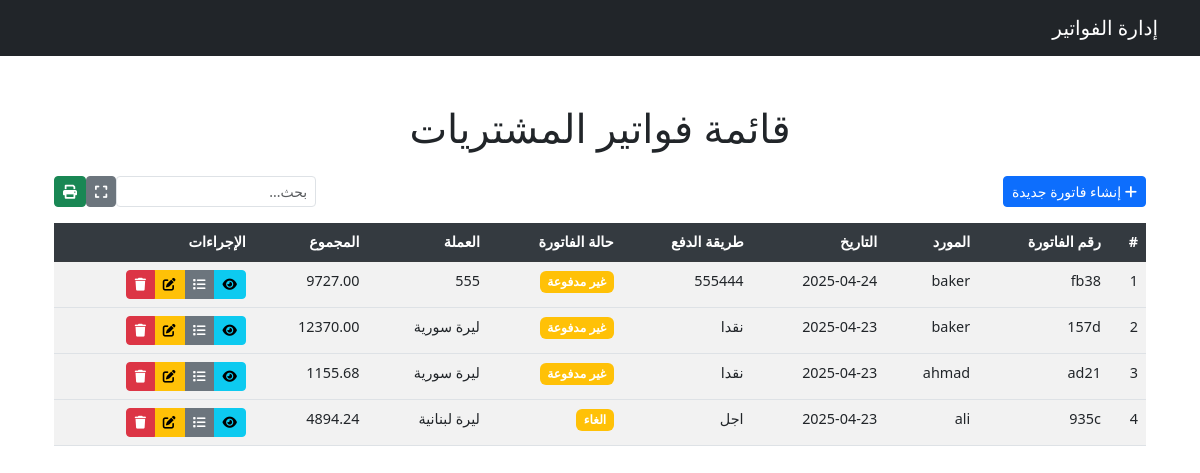
Screenshot of /invoice/purchase/ with the database file from the repository.
### invoice/models.py (models this page shows, shortened)
class Purchase(models.Model):
    date = models.DateField(verbose_name='التاريخ', editable=True)
    supplier = models.ForeignKey(User, on_delete=models.SET_NULL, null=True, blank=True, verbose_name=_("المورد"))
    supplier_phone = models.CharField(max_length=20, blank=True, null=True, verbose_name=_("رقم الهاتف"))
    purchase_address = models.TextField(blank=True, null=True, verbose_name=_("العنوان"))
    receiving_method = models.CharField(max_length=255, blank=True, null=True, verbose_name=_("طريقة الاستلام"))
    receiving_number = models.CharField(max_length=255, blank=True, null=True, verbose_name=_("رقم الاستلام"))
    payment_method = models.ForeignKey('Payment_method', on_delete=models.SET_NULL, null=True, blank=True, verbose_name=_("طريقة الدفع"))
    notes = models.TextField(blank=True, null=True, verbose_name=_("ملاحظات"))
    currency = models.ForeignKey('Currency', on_delete=models.SET_NULL, null=True, blank=True, verbose_name=_("العملة"))
    purchase_date = models.DateField(blank=True, null=True, verbose_name=_("تاريخ الشراء"))
    purchase_type = models.CharField(max_length=100, blank=True, null=True, verbose_name=_("نوع الشراء"))
    status = models.ForeignKey('Status', on_delete=models.SET_NULL, null=True, blank=True, verbose_name=_("حالة الفاتورة"))
    due_date = models.DateField(blank=True, null=True, verbose_name=_("تاريخ الاستحقاق"))
    total_amount = models.DecimalField(max_digits=12, decimal_places=2, default=0.0, verbose_name=_("المجموع الكلي"))
    global_discount = models.DecimalField(max_digits=12, decimal_places=2, default=0, verbose_name=_("الخصم العام"))
    global_addition = models.DecimalField(max_digits=12, decimal_places=2, default=0, verbose_name=_("الإضافة العامة"))
    global_tax = models.DecimalField(max_digits=5, decimal_places=2, default=0, verbose_name=_("الضريبة العامة (%)"))
    uniqueId = models.CharField(null=True, blank=True, max_length=100, verbose_name=_("الرقم المسلسل"))
    slug = models.SlugField(max_length=225, unique=True, blank=True, null=True)
    date_created = models.DateTimeField(blank=True, null=True)
    last_updated = models.DateTimeField(blank=True, null=True)
    class Meta:
        verbose_name = _("فاتورة شراء")
        verbose_name_plural = _("فواتير الشراء")
    @property
    def subtotal(self):
        return sum(item.total for item in self.items.all()) if hasattr(self, 'items') else 0
    @property
    def taxable_amount(self):
        return self.subtotal
    @property
    def tax_amount(self):
        return (self.taxable_amount * (self.global_tax / 100)) if self.global_tax else 0
    @property
    def after_tax(self):
        return self.taxable_amount + self.tax_amount
    @property
    def final_total(self):
        return self.after_tax + (self.global_addition or 0) - (self.global_discount or 0)

class Payment_method(models.Model):
    payment_method_name = models.CharField(max_length=255, blank=True, verbose_name=_("طريقة الدفع"))
    payment_method_notes = models.TextField(blank=True, verbose_name=_("البيان"))
    uniqueId = models.UUIDField(default=uuid4, editable=False, unique=True, verbose_name=_("الرقم المسلسل"))
    slug = models.SlugField(max_length=225, unique=True, blank=True, null=True)
    date_created = models.DateTimeField(auto_now_add=True)
    last_updated = models.DateTimeField(auto_now=True)
    class Meta:
        verbose_name = _('طريقة الدفع')
        verbose_name_plural = _('طرق الدفع')

class Status(models.Model):
    status_types = models.CharField(max_length=255, verbose_name=_("حالة الفاتورة"))
    status_description = models.TextField(blank=True, null=True, verbose_name=_("الوصف"))
    uniqueId = models.UUIDField(default=uuid4, editable=False, unique=True, verbose_name=_("الرقم المسلسل"))
    slug = models.SlugField(max_length=225, unique=True, blank=True, null=True)
    date_created = models.DateTimeField(auto_now_add=True)
    last_updated = models.DateTimeField(auto_now=True)
    class Meta:
        verbose_name = _('حالة الفاتورة')
        verbose_name_plural = _('حالات الفواتير')

class Currency(models.Model):
    currency_name = models.CharField(max_length=100, verbose_name=_("العملة"))
    description = models.TextField(blank=True, null=True, verbose_name=_("البيان"))
    class Meta:
        verbose_name = _('العملة')
        verbose_name_plural = _('العملات')

class PurchaseItem(models.Model):
    purchase = models.ForeignKey('Purchase', on_delete=models.CASCADE, related_name='items', verbose_name=_("فاتورة الشراء"))
    item_name = models.CharField(max_length=255, verbose_name=_("اسم الصنف"))
    quantity = models.PositiveIntegerField(verbose_name=_("الكمية"))
    unit_price = models.DecimalField(max_digits=10, decimal_places=2, verbose_name=_("سعر الوحدة"))
    total = models.DecimalField(max_digits=10, decimal_places=2, default=0.0, verbose_name=_("المجموع"))
    barcodes = models.ManyToManyField('Barcode', through='PurchaseItemBarcode', verbose_name=_("الباركودات"))
    image = models.ImageField(upload_to='invoice_items/%y/%m/%d/', max_length=100 , blank=True, null=True, verbose_name=_("الصورة"))
    class Meta:
        verbose_name = _('عنصر فاتورة الشراء')
        verbose_name_plural = _('عناصر فواتير الشراء')

### invoice/views.py (the view)
# urls.py: path('purchase/', PurchaseListView.as_view(), name='purchase_list'),
class PurchaseListView(ListView):
    model = Purchase
    template_name = 'purchase/purchase_list.html'
    context_object_name = 'purchases'
    paginate_by = 4
    def get_queryset(self):
        return Purchase.objects.select_related(
            'supplier',
            'payment_method',
            'currency',
            'status'
        ).prefetch_related(
            Prefetch(
                'items',
                queryset=PurchaseItem.objects.prefetch_related(
                    Prefetch(
                        'purchaseitembarcode_set',
                        queryset=PurchaseItemBarcode.objects.select_related('barcode'),
                        to_attr='all_barcodes'
                    )
                )
            )
        ).order_by('-date_created')
    def get_context_data(self, **kwargs):
        context = super().get_context_data(**kwargs)
        context['total_amount'] = Purchase.objects.aggregate(
            Sum('total_amount')
        )['total_amount__sum'] or 0
        current_page_purchases = context['purchases']
        context['page_total'] = sum(
            purchase.total_amount for purchase in current_page_purchases
        ) if current_page_purchases else 0
        return context

### templates/purchase/purchase_list.html (shortened to what this page needs)
{% extends 'base.html' %}
{% block content %}
<div class="container-fluid mt-5">
    <h1 class="mb-4 text-center">قائمة فواتير المشتريات</h1>
    <div class="d-flex justify-content-between align-items-center mb-3">
        <a href="{% url 'purchase_create' %}" class="btn btn-primary btn-sm">
            <i class="fas fa-plus"></i> إنشاء فاتورة جديدة
        </a>
        <div class="d-flex align-items-center">
            <input type="text" id="searchInput" class="form-control form-control-sm mr-2" style="width: 200px;" placeholder="بحث...">
            <button id="expandAll" class="btn btn-secondary btn-sm mr-2" title="فتح/إغلاق جميع التفاصيل">
                <i class="fas fa-expand"></i>
            </button>
            <button id="printAll" class="btn btn-success btn-sm mr-2" title="طباعة الكشف">
                <i class="fas fa-print"></i>
            </button>
        </div>
    </div>
    <div class="table-responsive">
        <table class="table table-striped table-hover" id="purchasesTable">
            <thead class="table-dark">
                <tr>
                    <th>#</th>
                    <th>رقم الفاتورة</th>
                    <th>المورد</th>
                    <th>التاريخ</th>
                    <th>طريقة الدفع</th>
                    <th>حالة الفاتورة</th>
                    <th>العملة</th>
                    <th>المجموع</th>
                    <th>الإجراءات</th>
                </tr>
            </thead>
            <tbody>
                {% for purchase in purchases %}
                <tr data-purchase-id="{{ purchase.id }}" class="purchase-row">
                    <td>{{ forloop.counter }}</td>
                    <td>
                        <span class="copy-invoice" data-invoice="{{ purchase.uniqueId }}" title="نسخ رقم الفاتورة">
                            {{ purchase.uniqueId }}
                        </span>
                    </td>
                    <td>{{ purchase.supplier.username }}</td>
                    <td>{{ purchase.date_created|date:"Y-m-d" }}</td>
                    <td>{{ purchase.payment_method.payment_method_name }}</td>
                    <td>
                        <span class="badge {% if purchase.status.status_types == 'مدفوعة' %}bg-success{% else %}bg-warning{% endif %}">
                            {{ purchase.status.status_types|default:"غير مدفوعة" }}
                        </span>
                    </td>
                    <td>{{ purchase.currency.currency_name }}</td>
                    <td>{{ purchase.final_total|floatformat:2 }}</td>
                    <td>
                        <div class="btn-group" role="group">
                            <a href="{% url 'purchase_detail' purchase.pk %}" class="btn btn-sm btn-info" title="عرض التفاصيل">
                                <i class="fas fa-eye"></i>
                            </a>
                            <button type="button" class="btn btn-sm btn-secondary toggle-details" data-purchase-id="{{ purchase.id }}" title="عرض التفاصيل السريعة">
                                <i class="fas fa-list"></i>
                            </button>
                            <a href="{% url 'purchase_update' purchase.pk %}" class="btn btn-sm btn-warning" title="تعديل">
                                <i class="fas fa-edit"></i>
                            </a>
                            <a href="{% url 'purchase_delete' purchase.pk %}" class="btn btn-sm btn-danger btn-delete" title="حذف">
                                <i class="fas fa-trash"></i>
                            </a>
                        </div>
                    </td>
                </tr>
                {% empty %}
                <tr>
                    <td colspan="9" class="text-center">لا توجد فواتير لعرضها.</td>
                </tr>
                {% endfor %}
            </tbody>
        </table>
    </div>
</div>
<link rel="stylesheet" href="https://cdnjs.cloudflare.com/ajax/libs/font-awesome/6.0.0/css/all.min.css">
<link rel="stylesheet" href="https://cdn.jsdelivr.net/npm/toastify-js/src/toastify.min.css">
<link rel="stylesheet" href="https://cdn.jsdelivr.net/npm/sweetalert2@11/dist/sweetalert2.min.css">
{% endblock %}

### templates/purchase/purchase_list.html (style rules this page uses)
.table { font-size: 0.9rem; }
.table th { white-space: nowrap; background-color: #343a40; color: white; position: sticky; top: 0; z-index: 10; }
.badge { font-size: 0.85em; padding: 0.4em 0.6em; }
.btn-group .btn { padding: 0.25rem 0.5rem; font-size: 0.8rem; }
.copy-invoice { cursor: pointer; transition: all 0.2s; }

### rows the page displays
Purchase: uniqueId "fb38", supplier.username "baker", date_created "2025-04-24", payment_method.payment_method_name "555444", status.status_types "غير مدفوعة", currency.currency_name "555", final_total "9727.00"
Purchase: uniqueId "157d", supplier.username "baker", date_created "2025-04-23", payment_method.payment_method_name "نقدا", status.status_types "غير مدفوعة", currency.currency_name "ليرة سورية", final_total "12370.00"
Purchase: uniqueId "ad21", supplier.username "ahmad", date_created "2025-04-23", payment_method.payment_method_name "نقدا", status.status_types "غير مدفوعة", currency.currency_name "ليرة سورية", final_total "1155.68"
Purchase: uniqueId "935c", supplier.username "ali", date_created "2025-04-23", payment_method.payment_method_name "اجل", status.status_types "الغاء", currency.currency_name "ليرة لبنانية", final_total "4894.24"
